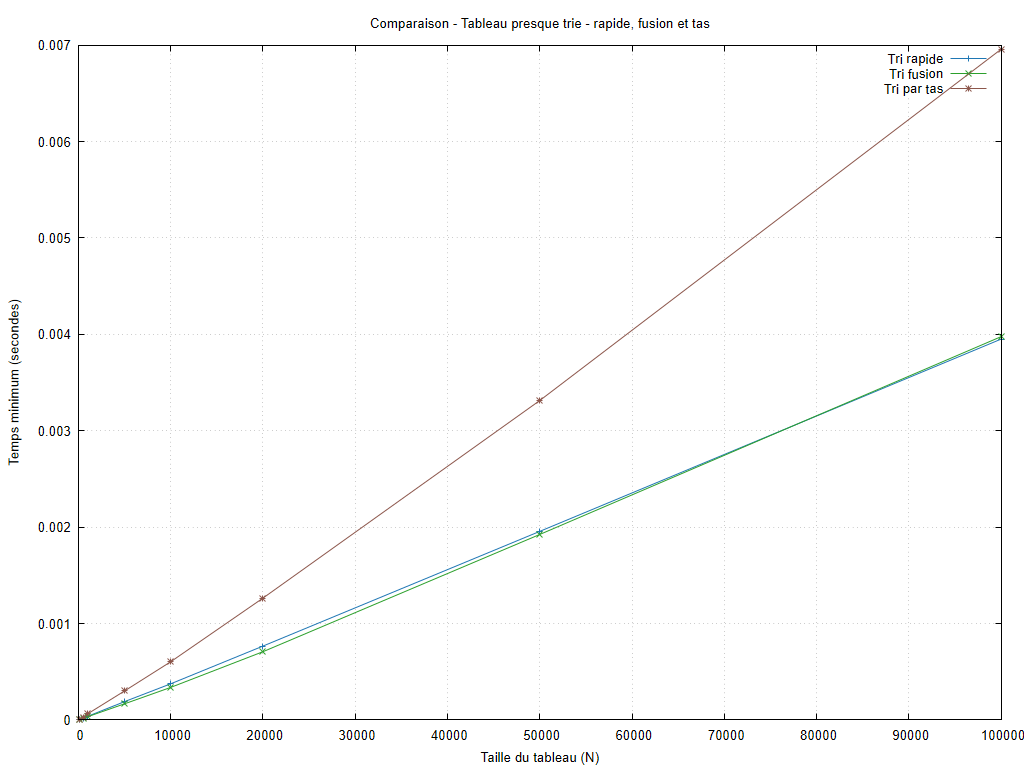

Write gnuplot code to recreate this figure.
set encoding utf8
set terminal pngcairo size 1024,768 font 'Arial,10'
set output 'graphiques/20261010_184935/configurations/presque_trie_rapides.png'
set datafile missing 'non_mesure'
set datafile separator ';'
set title 'Comparaison - Tableau presque trie - rapide, fusion et tas'
set xlabel 'Taille du tableau (N)'
set ylabel 'Temps minimum (secondes)'
set grid
set yrange [0:*]
plot 'resultats/20261010_184935/presque_trie.csv' every ::1 using 1:8 title 'Tri rapide' with linespoints lc rgb '#1f77b4', 'resultats/20261010_184935/presque_trie.csv' every ::1 using 1:10 title 'Tri fusion' with linespoints lc rgb '#2ca02c', 'resultats/20261010_184935/presque_trie.csv' every ::1 using 1:12 title 'Tri par tas' with linespoints lc rgb '#8c564b'
unset output
